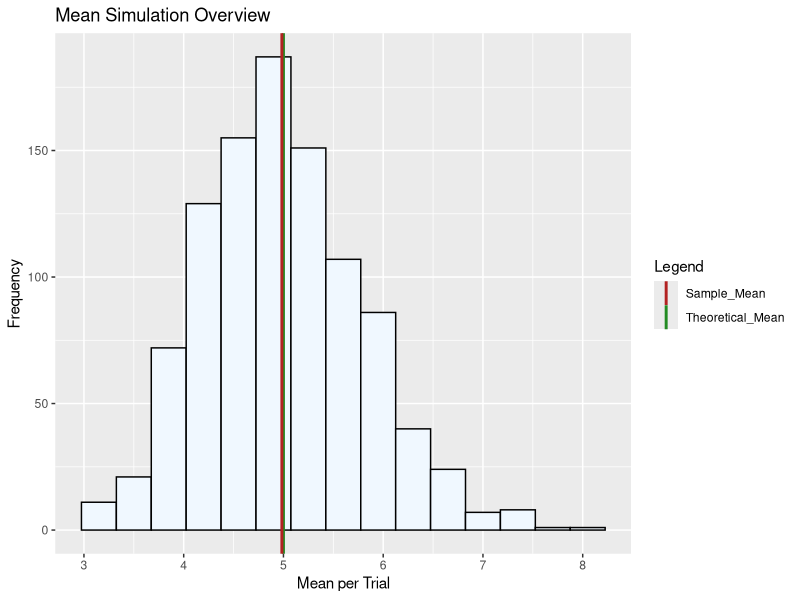
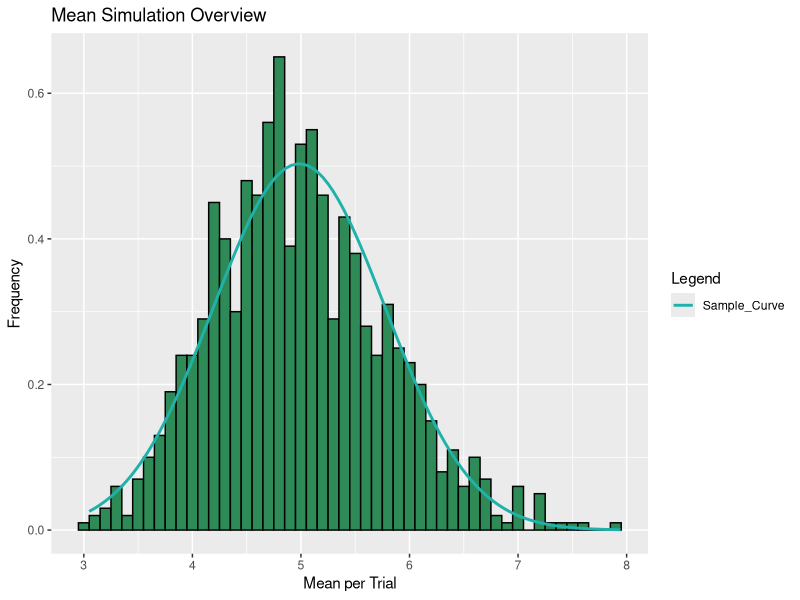
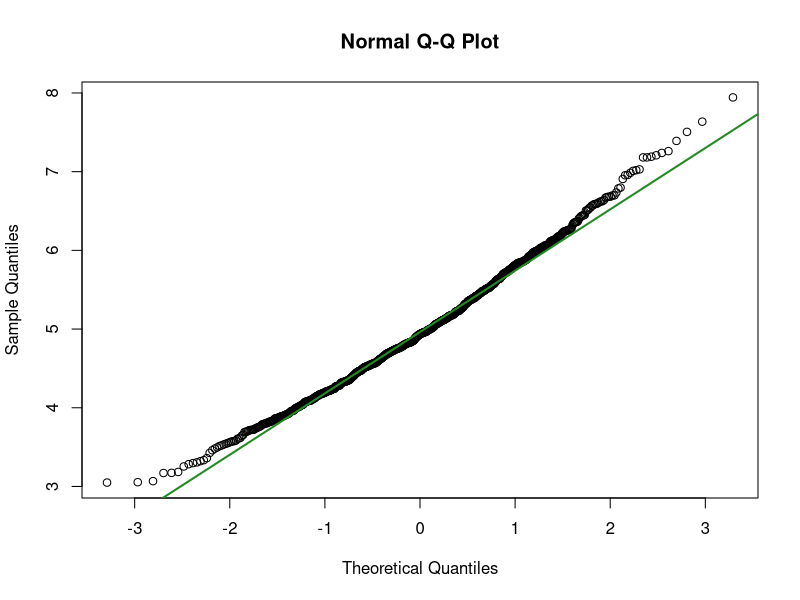

Write the R code that produced these figures, in order.
## ---- chunk 1
knitr::opts_chunk$set(echo = TRUE)
## ---- chunk 2
set.seed(200)
lambda <- 0.2
n <- 40
sim <- 1000

sampleNum <- replicate(sim, rexp(n,lambda))
sampleMat <- matrix(sampleNum, sim, n)
## ---- chunk 3
matMean <- rowMeans(sampleMat)
sampleMean <- mean(matMean)
theoMean <- 1/lambda

library(ggplot2)
qplot(matMean,geom="histogram",
      binwidth = 0.35,
      main = "Mean Simulation Overview",
      xlab = "Mean per Trial",
      ylab = "Frequency",
      fill=I("aliceblue"),
      col=I("black"))+
  geom_vline(aes(xintercept = theoMean, color="Theoretical_Mean"),size=1)+
  geom_vline(aes(xintercept = sampleMean, color="Sample_Mean"),size=1)+
  scale_color_manual(name = "Legend", values = c(Theoretical_Mean = "forestgreen", Sample_Mean = "firebrick"))

## ---- chunk 4
theoMean - sampleMean
## ---- chunk 5
sampleVar <- var(matMean)
theoVar <- ((1/lambda)^2)/n
cat("Sample variance is",sampleVar,"and theoretical variance is",
    theoVar,"with difference of",abs(theoVar - sampleVar))
## ---- chunk 6
ggplot(as.data.frame(matMean), aes(x=matMean))+
  geom_histogram(aes(y =..density..),
                 binwidth = 0.1,
                 fill=I("seagreen"),
                 col=I("black"))+
  labs(x = "Mean per Trial",
  y = "Frequency",
  title = "Mean Simulation Overview")+
  stat_function(fun = dnorm, args = list(mean=sampleMean, sd=sqrt(sampleVar)),aes(color="Sample_Curve"),lwd=1)+
  scale_color_manual(name = "Legend", values = c(Sample_Curve = "lightseagreen"))
## ---- chunk 7
theoInt <- theoMean + c(-1,1)*1.96*sqrt(theoVar/n)
theoInt
## ---- chunk 8
sampleInt <- sampleMean + c(-1,1)*1.96*sd(matMean)/sqrt(n)
sampleInt
## ---- chunk 9
qqnorm(matMean)
qqline(matMean, col="forestgreen",lwd=2)
